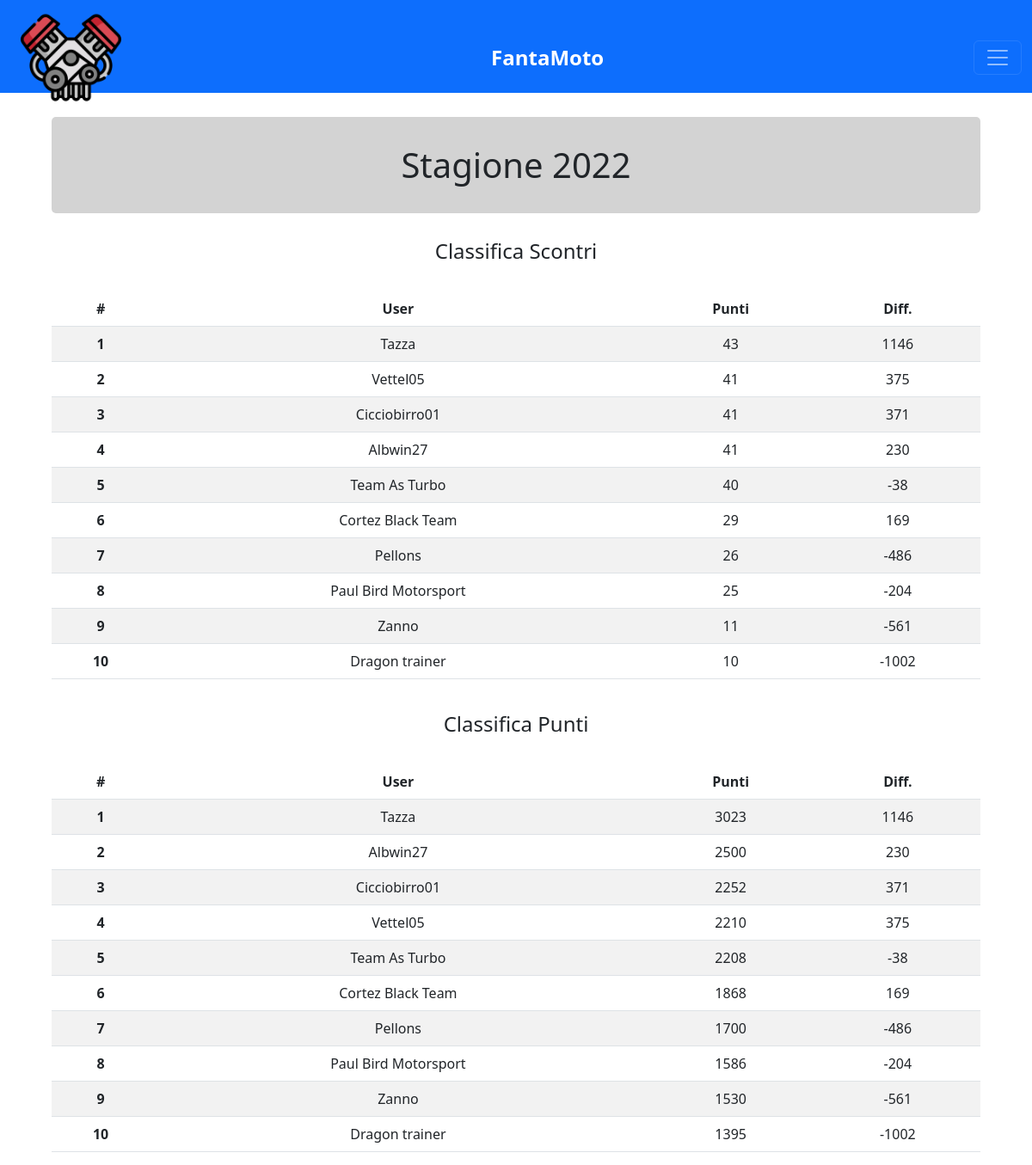
The app's page /fantamoto/albo (signed in) with its own data.
### fantamotori/models.py (models this page shows)
class Moto_passato(models.Model):
    ex_pscontri = models.IntegerField(default="0")
    ex_pgenerali = models.IntegerField(default="0")
    ex_differenza = models.IntegerField(default="0")
    ex_username = models.TextField(default="a")

### fantamotori/views.py (the view)
# urls.py: path("fantamoto/albo", views.moto_albo, name="fantamoto/albo"),
@login_required
def moto_albo(request):
    s_ranking = Moto_passato.objects.order_by("-ex_pscontri", "-ex_differenza")
    p_ranking = Moto_passato.objects.order_by("-ex_pgenerali", "-ex_differenza")
    return render(request, "fantamoto/albodoro.html", {
        "s_ranking": s_ranking,
        "p_ranking": p_ranking,
        "cat": "moto"
    })

### fantamotori/templates/fantamoto/albodoro.html (shortened to what this page needs)
{% extends "layout.html" %}
{% block body %}
<div class="imppagina">
    <h1 class="albo-anno">Stagione 2022</h1>
    <h4 class="albo-classifica">Classifica Scontri</h4>
    <div id="div-scontri" class="home-hidden">
        <table class="table table-striped">
            <thead>
                <tr style="text-align: center;">
                    <th scope="row">#</th>
                    <td style="font-weight:bold">User</td>
                    <td style="font-weight:bold">Punti</td>
                    <td style="font-weight:bold">Diff.</td>
                </tr>
            </thead>
            <tbody style="text-align: center;">
            {% for rank in s_ranking %}
                <tr>
                    <th scope="row">{{ forloop.counter }}</th>
                    <td>{{ rank.ex_username }}</td>
                    <td>{{ rank.ex_pscontri }}</td>
                    <td>{{ rank.ex_differenza }}</td>
                </tr>
            {% endfor %}
            </tbody>
        </table>
    </div>
    <h4 class="albo-classifica">Classifica Punti</h4>
    <div id="div-punti" class="home-hidden">
        <table class="table table-striped">
            <thead>
                <tr style="text-align: center;">
                    <th scope="row">#</th>
                    <td style="font-weight:bold">User</td>
                    <td style="font-weight:bold">Punti</td>
                    <td style="font-weight:bold">Diff.</td>
                </tr>
            </thead>
            <tbody style="text-align: center;">
            {% for rank in p_ranking %}
                <tr>
                    <th scope="row">{{ forloop.counter }}</th>
                    <td>{{ rank.ex_username }}</td>
                    <td>{{ rank.ex_pgenerali }}</td>
                    <td>{{ rank.ex_differenza }}</td>
                </tr>
            {% endfor %}
            </tbody>
        </table>
    </div>
</div>
{% endblock %}

### fantamotori/static/styles.css (style rules this page uses)
body { margin: auto; max-width: 1440px; }
.imppagina { top: 10%; width: 100%; padding: 0 5% 0 5%; position: absolute; }
.home-hidden { margin-top: 1%; }
.albo-anno { text-align: center; background-color: lightgray; padding: 3% 0 3% 0; border-radius: 5px; }
.albo-classifica { text-align: center; padding: 2% 0 2% 0; }

### records on screen
Moto_passato: ex_username "Tazza", ex_pscontri "43", ex_differenza "1146", ex_pgenerali "3023"
Moto_passato: ex_username "Vettel05", ex_pscontri "41", ex_differenza "375", ex_pgenerali "2210"
Moto_passato: ex_username "Cicciobirro01", ex_pscontri "41", ex_differenza "371", ex_pgenerali "2252"
Moto_passato: ex_username "Albwin27", ex_pscontri "41", ex_differenza "230", ex_pgenerali "2500"
Moto_passato: ex_username "Team As Turbo", ex_pscontri "40", ex_differenza "-38", ex_pgenerali "2208"
Moto_passato: ex_username "Cortez Black Team", ex_pscontri "29", ex_differenza "169", ex_pgenerali "1868"
Moto_passato: ex_username "Pellons", ex_pscontri "26", ex_differenza "-486", ex_pgenerali "1700"
Moto_passato: ex_username "Paul Bird Motorsport", ex_pscontri "25", ex_differenza "-204", ex_pgenerali "1586"
Moto_passato: ex_username "Zanno", ex_pscontri "11", ex_differenza "-561", ex_pgenerali "1530"
Moto_passato: ex_username "Dragon trainer", ex_pscontri "10", ex_differenza "-1002", ex_pgenerali "1395"
